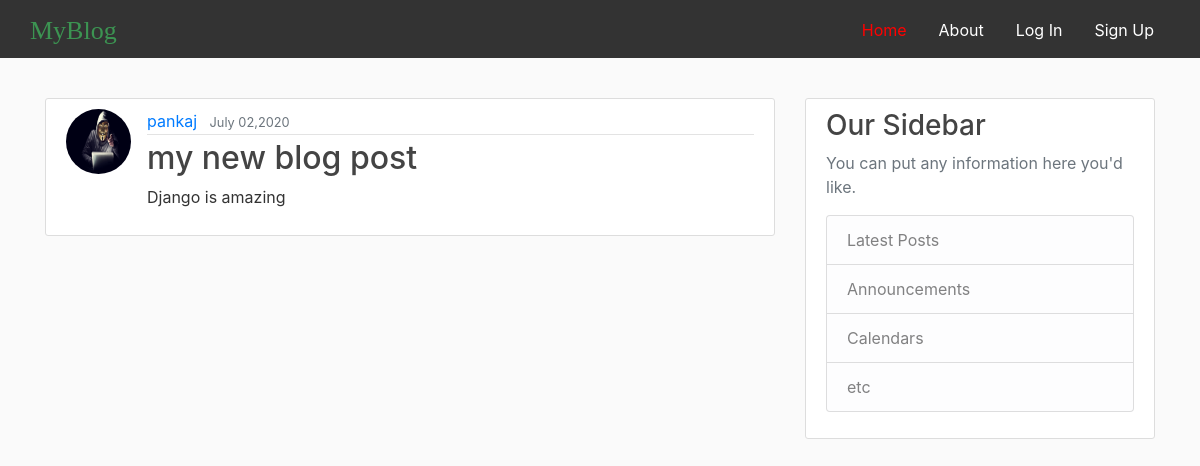
Screenshot of /post/7/ with the database file from the repository.
### blog/models.py (models this page shows, shortened)
class Post(models.Model):
    title=models.CharField(max_length=100)
    content=models.TextField()
    date_posted=models.DateTimeField(default=timezone.now)
    author=models.ForeignKey(User,on_delete=models.CASCADE)

### users/models.py (models this page shows, shortened)
class Profile(models.Model):
    user=models.OneToOneField(User,on_delete=models.CASCADE)
    image=models.ImageField(default='profile_pics/default.jpg',upload_to='profile_pics')

### blog/views.py (the view)
# urls.py: path('post/<int:pk>/',PostDetailView.as_view(),name='post-detail' ),
class PostDetailView(DetailView):
    model=Post

### blog/templates/blog/post_detail.html (shortened to what this page needs)
{% extends "blog/base.html" %}
{% block content %}
        <article class="media content-section">
          <img src="{{ object.author.profile.image.url }}" class="rounded-circle article-img">
          <div class="media-body">
            <div class="article-metadata">
                <a class="mr-2" href="{% url 'user-posts' object.author.username %}">{{ object.author }}</a>
              <small class="text-muted">{{ object.date_posted|date:"F d,Y" }}</small>
            </div>
            <h2 class="article-title">{{ object.title }}</h2>
            <p class="article-content">{{ object.content }}</p>
          </div>
        </article>
{% endblock content %}

### blog/static/blog/main.css (style rules this page uses)
* { box-sizing: border-box; }
body { background: #fafafa; color: #333333; margin: 0; padding: 0; }
h1, h2, h3, h4, h5, h6 { color: #444444; }
.content-section { background: #ffffff; padding: 10px 20px; border: 1px solid #dddddd; border-radius: 3px; margin-bottom: 20px; }
.article-title { color: #444444; }
.article-content { white-space: pre-line; }
.article-img { height: 65px; width: 65px; margin-right: 16px; }
.article-metadata { padding-bottom: 1px; margin-bottom: 4px; border-bottom: 1px solid #e3e3e3 }

### rows the page displays
Post: author.profile.image (picture), author "pankaj", date_posted "July 02,2020", title "my new blog post", content "Django is amazing"
